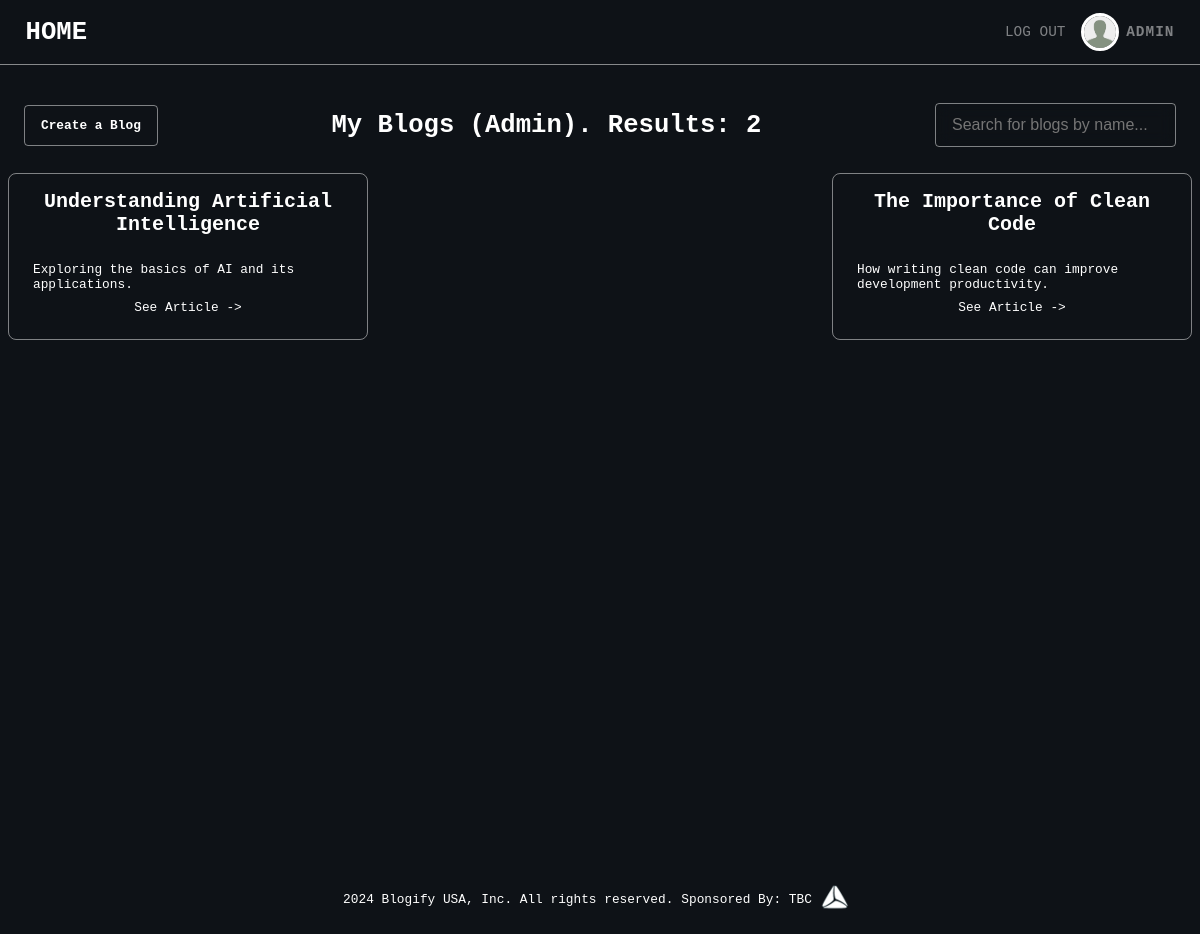
The page /my_blogs (signed in) on the database its author committed.
### models.py (models this page shows, shortened)
class User(db.Model, UserMixin):
    id = db.Column(db.Integer, primary_key=True)
    name = db.Column(db.String, nullable=False)
    email = db.Column(db.String, nullable=False, unique=True)
    password = db.Column(db.String, nullable=False)
    image = db.Column(db.String, nullable=False)
    role = db.Column(db.String, nullable=False, default="user")

class Blog(db.Model):
    id = db.Column(db.Integer, primary_key=True)
    name = db.Column(db.String, nullable=False)
    description = db.Column(db.String, nullable=False)
    article = db.Column(db.String, nullable=False)
    user = db.Column(db.Integer, nullable=False)
    likes = db.Column(db.Integer, nullable=False)
    dislikes = db.Column(db.Integer, nullable=False)

### routes.py (the view)
@app.route("/my_blogs")
@login_required
def renderOwnedBlogs():
    blogs = (
        Blog.query.filter(Blog.user == current_user.id)
        .order_by(Blog.likes.desc())
        .all()
    )
    return render_template(
        "searched_blogs.html",
        blogs=blogs,
        title="My Blogs",
        page_name=f"My Blogs ({current_user.name}). Results: {len(blogs)}",
    )

### models.py (called while the page is built)
@login_manager.user_loader
def load_user(user_id):
    return User.query.get(user_id)

### templates/searched_blogs.html
{% extends "base.html" %} {% block content %}
<main class="main">
	<div class="blog__header">
		{% if current_user.is_authenticated %}
		<div class="create-blog__btn">
			<a href="/blogs/create" class="create-blog__link">Create a Blog</a>
		</div>
		{% endif %}
		<h2 class="heading-secondary blog__page-name">{{page_name}}</h2>
		<form action="/blogs/search" class="blog__search">
			<input class="blog__search-input" id="s" name="s" type="text" placeholder="Search for blogs by name..." />
		</form>
	</div>
	<div class="blogs">
		{% for blog in blogs %}
		<div class="blog-card" id="{{blog.id}}">
			<h3 class="heading-tertiary blog-card__title">{{blog.name}}</h3>
			<p class="blog-card__description">{{blog.description}}</p>
			<p class="blog-card__page-link">
				<a href="/blogs/{{blog.id}}" class="blog-card__link">See Article -></a>
			</p>
		</div>
		{% endfor %}
	</div>
</main>
{% endblock %}

### templates/_header.html
<header class="header">
	<h2 class="heading-secondary header__logo"><a href="/">HOME</a></h2>
	{% if current_user.is_authenticated %}
	<div class="header__user">
		<div class="header__user-logout">
			<a class="header__user-logout-link" href="/user/logout">Log Out</a>
		</div>
		<div class="header__user-img">
			<a class="header__user-link" href="/me">
				<img src="/static/images/users/{{current_user.image}}" alt="Image of the User" />
			</a>
		</div>
		<div class="header__user-content">
			<p class="header__user-name">{{current_user.name.split(' ')[0].upper()}}</p>
		</div>
	</div>
	{% else %}
	<div class="header__options">
		<a href="/login" class="btn-login">Log In</a>
		<a href="/signup" class="btn-signup">Sign Up</a>
	</div>
	{% endif %}
</header>

### static/css/style.css (style rules this page uses)
*, *::before, *::after { margin: 0; padding: 0; box-sizing: inherit; }
html { font-size: 62.5%; }
@media only screen and (max-width: 1200px) { html { font-size: 50%; } }
body { box-sizing: border-box; font-size: 1.6rem; font-family: monospace; overflow-x: hidden; background-color: #0e1217; width: 100%; height: 100vh; }
a { text-decoration: none; }
.main { padding: 4.8rem 1rem; min-height: 100vh; background-color: #0e1217; }
.heading-secondary { color: #ffffff; font-size: 3.2rem; }
.heading-tertiary { font-size: 2.5rem; color: #ffffff; }
.header { display: flex; align-items: center; justify-content: space-between; width: 100%; box-shadow: 0 0 2rem rgba(0, 0, 0, 0.3); padding: 2rem 3.2rem; background-color: #0e1217; border-bottom: 1px solid rgba(255, 255, 255, 0.5); }
.header__logo a { color: inherit; transition: all 0.3s; }
.header__user { display: flex; align-items: center; gap: 1.3rem; }
.header__user-img { width: 4rem; height: 4rem; border-radius: 50%; outline: 3px solid #ffffff; overflow: hidden; transition: all 0.3s; }
.header__user-img img { width: 100%; height: 100%; }
.header__user-content { color: rgba(255, 255, 255, 0.47); font-size: 1.8rem; font-weight: 600; letter-spacing: 1px; }
.header__user-logout { margin-right: 1rem; transition: all 0.3s; }
.header__user-logout-link { font-size: 1.8rem; text-transform: uppercase; color: rgba(255, 255, 255, 0.47); }
.blogs { width: 100%; margin: 0 auto; display: grid; justify-content: space-between; grid-template-columns: repeat(auto-fit, minmax(20rem, 45rem)); row-gap: 4.8rem; }
.blog-card { max-width: 45rem; width: 100%; display: flex; flex-direction: column; padding: 2rem 3rem; border: 1px solid rgba(255, 255, 255, 0.47); border-radius: 1rem; transition: transform 0.3s; }
.blog-card__title { word-wrap: break-word; white-space: pre-wrap; word-break: break-word; margin-bottom: 3.2rem; text-align: center; }
.blog-card__description { word-wrap: break-word; white-space: pre-wrap; word-break: break-word; color: #ffffff; margin-bottom: auto; }
.blog-card__page-link { padding: 1rem 2rem; text-align: center; justify-self: flex-end; }
.blog-card__link { color: #ffffff; position: relative; transition: all 0.3s; display: inline-block; }
.blog-card__link::after { content: " "; display: block; background-color: rgba(255, 255, 255, 0.47); position: absolute; bottom: -3px; left: -1px; width: 0; height: 1px; transition: all 0.2s; }
.create-blog__btn { display: inline-block; padding: 1.5rem 2rem; background-color: transparent; border: 1px solid rgba(255, 255, 255, 0.47); border-radius: 0.5rem; transition: all 0.3s; }
.create-blog__link { color: #ffffff; font-weight: 600; }
.blog__page-name { margin-left: auto; }
.blog__header { display: flex; align-items: center; justify-content: space-between; text-align: center; margin: 0 2rem 3.2rem 2rem; }
.blog__search { margin-left: auto; }
.blog__search-input { padding: 1.5rem 2rem; backdrop-filter: blur(1rem); background-color: transparent; border: 1px solid rgba(255, 255, 255, 0.47); border-radius: 0.5rem; font-size: 2rem; color: #ffffff; }

### rows shown on the page
User: image (placeholder picture), name.split "ADMIN"
Blog: name "Understanding Artificial Intelligence", description "Exploring the basics of AI and its applications."
Blog: name "The Importance of Clean Code", description "How writing clean code can improve development productivity."

### other values the page prints
{{ page_name }} "My Blogs (Admin). Results: 2"
